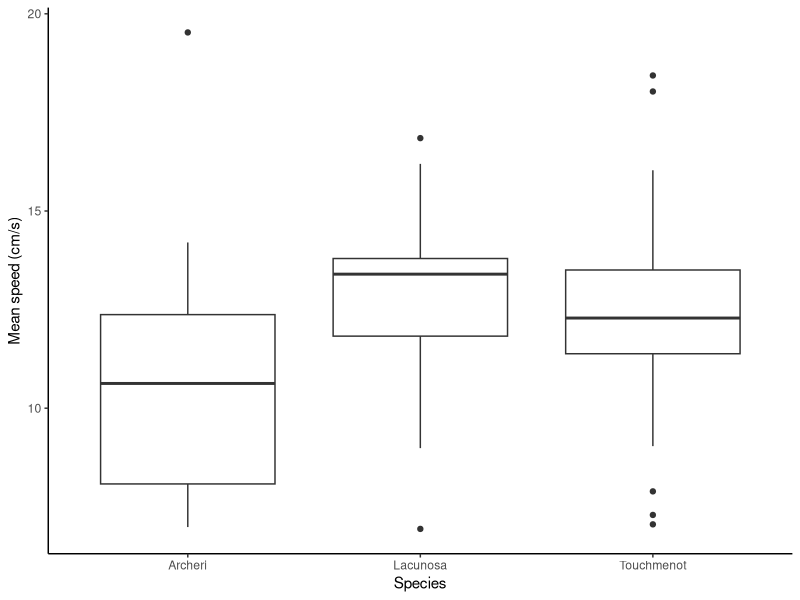
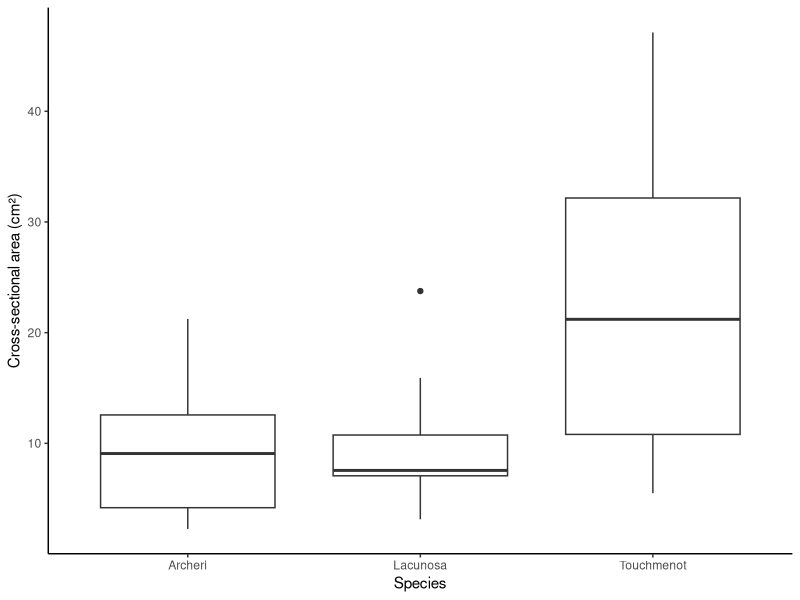
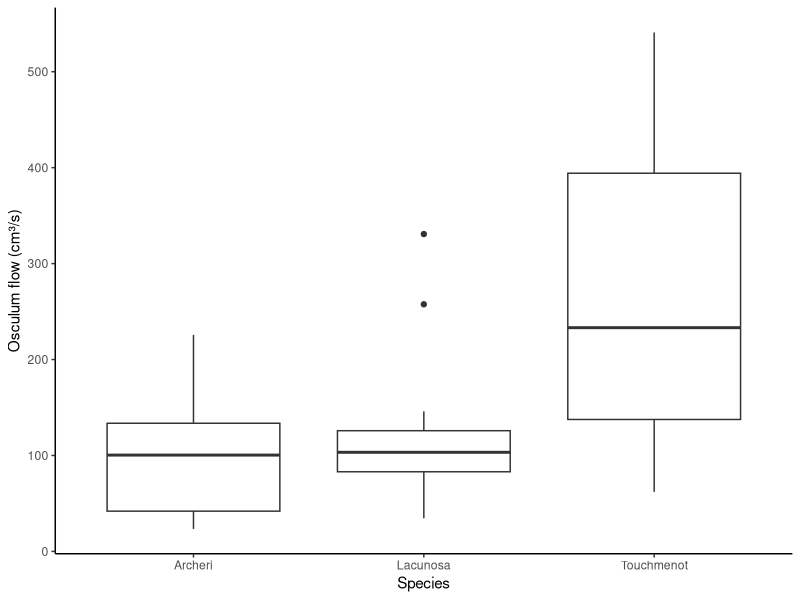

Write the R code that produced these figures, in order.
library(dplyr)
library(ggplot2)
#Things to potentially flag:
#CA_S5_01 puff #4 is lagging edge
#DA_S35_02 puff #3 is lagging edge
#CA)S62)_O1 puff #5 is short (cut?)

sponge_flow <- read.csv("raw_data/sponge_tracks_26June2026.csv")
sponge_flow <- sponge_flow %>%
  mutate(across(c(t, x, y, r, v), as.numeric))

speed_perpuff <- sponge_flow %>%
  group_by(osculum_ID, tracking_num) %>%
  filter(osculum_ID != "") %>%
  summarise(
    abs_distance_cm = abs(last(r) - first(r)),
    time_elapsed_s  = last(t) - first(t),
    speed_cm_s      = abs_distance_cm / time_elapsed_s,
    .groups = "drop"
  )
print(speed_perpuff, n = Inf)
  #What is up with AB_S26_O3     puff        6? why so slow?

speed_mean <- speed_perpuff %>%
  group_by(osculum_ID) %>%
  summarise(
    mean_speed = mean(speed_cm_s, na.rm = TRUE),
    sd_speed   = sd(speed_cm_s, na.rm = TRUE),
    .groups = "drop"
  )
print(speed_mean, n = Inf)

#See if it matters trimming last cm off from each video
 #note, each video will still be variable in length via this trim
speed_perpuff_trimmed <- sponge_flow %>%
  filter(osculum_ID != "") %>%
  arrange(osculum_ID, tracking_num, t) %>%
  group_by(osculum_ID, tracking_num) %>%
  filter(r <= max(r) - 1) %>%
  summarise(
    abs_distance_cm = abs(last(r) - first(r)),
    time_elapsed_s  = last(t) - first(t),
    speed_cm_s      = abs_distance_cm / time_elapsed_s,
    .groups = "drop"
  )
comparison <- speed_perpuff %>%
  rename(speed_full = speed_cm_s) %>%
  left_join(
    speed_perpuff_trimmed %>% rename(speed_trimmed = speed_cm_s),
    by = c("osculum_ID", "tracking_num")
  )

comparison <- speed_perpuff %>%
  select(osculum_ID, tracking_num, speed_cm_s) %>%
  rename(speed_full = speed_cm_s) %>%
  left_join(
    speed_perpuff_trimmed %>% select(osculum_ID, tracking_num, speed_cm_s) %>% rename(speed_trimmed = speed_cm_s),
    by = c("osculum_ID", "tracking_num")
  )
print(comparison, n = Inf)
#Here you can see speed generally goes down a little bit if we cut off last cm

#Here, what is we trim to only keep first 2.5 cm max. This will make videos approximately hte same 
#length
speed_perpuff_2.5cm <- sponge_flow %>%
  filter(osculum_ID != "") %>%
  arrange(osculum_ID, tracking_num, t) %>%
  group_by(osculum_ID, tracking_num) %>%
  filter(r <= first(r) + 2.5) %>%
  summarise(
    abs_distance_cm = abs(last(r) - first(r)),
    time_elapsed_s  = last(t) - first(t),
    speed_cm_s      = abs_distance_cm / time_elapsed_s,
    .groups = "drop"
  )

comparison <- speed_perpuff %>%
  select(osculum_ID, tracking_num, speed_cm_s) %>%
  rename(speed_full = speed_cm_s) %>%
  left_join(
    speed_perpuff_trimmed %>% select(osculum_ID, tracking_num, speed_cm_s) %>% rename(speed_trimmed = speed_cm_s),
    by = c("osculum_ID", "tracking_num")
  ) %>%
  left_join(
    speed_perpuff_2.5cm %>% select(osculum_ID, tracking_num, speed_cm_s) %>% rename(speed_2.5cm = speed_cm_s),
    by = c("osculum_ID", "tracking_num")
  )
print(comparison)
cor(comparison[, c("speed_full", "speed_trimmed", "speed_2.5cm")], use = "complete.obs")

#Checking whether velocity changes in different video segments

velocity_profile <- sponge_flow %>%
  filter(osculum_ID != "", !is.na(v)) %>%
  arrange(osculum_ID, tracking_num, t) %>%
  group_by(osculum_ID, tracking_num) %>%
  mutate(
    obs_index  = row_number(),
    n_obs      = n(),
    rel_pos    = obs_index / n_obs,
    segment    = case_when(
      obs_index <= 3         ~ "early",
      obs_index >= n_obs - 5 ~ "late",
      TRUE                   ~ "middle"
    )
  ) %>%
  ungroup()

velocity_profile %>%
  #filter(segment != "middle") %>%
  group_by(segment) %>%
  summarise(mean_v = mean(v, na.rm = TRUE),
            sd_v   = sd(v, na.rm = TRUE))

#Interesting...overall, middle segment is slowest (marginally)
#I think we want to trim off first few tracks and last bit


## Read in sponge morphology data set
sponge_size <- read.csv("raw_data/sponge_size_data.csv")






#Join sponge size data for matching sponges
speed_mean <- speed_mean %>%
  left_join(sponge_size, by = c("osculum_ID" = "id"))

#Look at how many per species and make boxplot of mean speeds (note:
#this is DIFFERENT FROM FLOW!!)
speed_mean %>%
  count(species)

ggplot(speed_mean, aes(x = species, y = mean_speed)) +
  geom_boxplot() +
  labs(x = "Species", y = "Mean speed (cm/s)") +
  theme_classic()

#So far, particle velocity not sig different across three species
model <- aov(mean_speed ~ species, data = speed_mean)
summary(model)

#Ok, let's look at flow rate...this requires different columns for different species
#becaues they have different shapes.

speed_mean <- speed_mean %>%
  mutate(
    osc_diam1_cm = as.numeric(na_if(as.character(osc_diam1_cm), ".")),
    osc_diam2_cm = as.numeric(na_if(as.character(osc_diam2_cm), "."))
  )

#first calculator cross sectional area
speed_mean <- speed_mean %>%
  mutate(
    cross_sec_area = case_when(
      species %in% c("Archeri", "Lacunosa") ~ pi * (osc_diam1_cm/2)^2,
      species == "Touchmenot"               ~ pi * (osc_diam1_cm/2) * (osc_diam2_cm/2)
    )
  )
ggplot(speed_mean, aes(x = species, y = cross_sec_area)) +
  geom_boxplot() +
  labs(x = "Species", y = "Cross-sectional area (cm²)") +
  theme_classic()

#Now calculate flow, make box plot, and run anova
speed_mean <- speed_mean %>%
  mutate(osc_flow = cross_sec_area * mean_speed)
ggplot(speed_mean, aes(x = species, y = osc_flow)) +
  geom_boxplot() +
  labs(x = "Species", y = "Osculum flow (cm³/s)") +
  theme_classic()

model_flow <- aov(osc_flow ~ species, data = speed_mean)
summary(model_flow)
TukeyHSD(model_flow)
##tmn is significantly higher than other two

#Think about applying correction of 0.5...look for old papers....
#we will also want to emphasize that this is about RELATIVE speed, not necessarily
#getting perfect measurement of flow!
